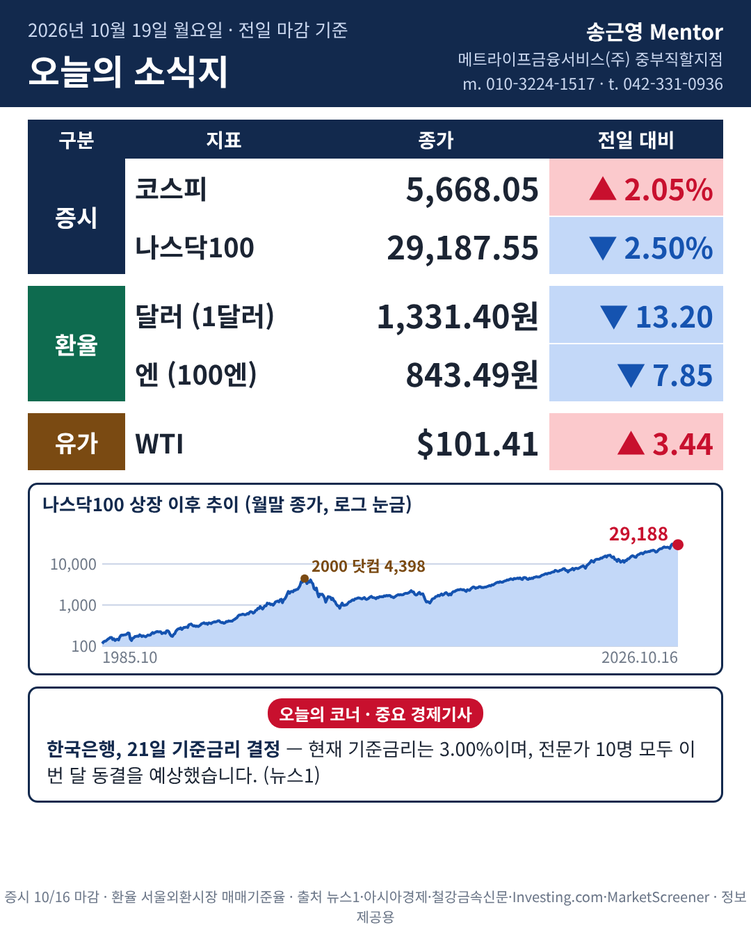
#> input picture test/20261019.png, 751 x 939 px, shrunk from 1080 x 1350 before the run; its folder holds only this picture in this run
$ python -i stock_report.py   (imports and definitions only)
#> lines starting #> are read from the running program, lines starting #| are printed output that depends on the picture
#!/usr/bin/env python3
"""입력 JSON -> 종목 분석 이미지(report.png)와 분석 시트용 CSV(analysis.csv).

사용: python3 -I tools/stock_report.py input.json 출력폴더
입력 JSON:
{"asof":"2026-10-16",
 "stocks":[{"ticker":"TRV","name":"The Travelers Companies","desc":"미국 대형 손해보험사",
            "dates":["YYYY-MM-DD",...],      # 오래된 날짜부터, 25개 이상
            "closes":[...], "vols":[...],    # dates와 같은 길이
            "hi52":398.70,"lo52":262.90,"pe":10.2,"peg":15.73,"mcap_b":79.83}],
 "notes":["해석 문장", ...]}                  # CSV 오른쪽 아래에 적힐 문장(선택)
이미지는 앞의 4종목까지, CSV는 모든 종목을 담는다.
"""
import sys, os, json, csv, io, glob
import matplotlib
# [1 line not run here, left out]
import matplotlib.pyplot as plt
from matplotlib import font_manager as fm
from matplotlib.gridspec import GridSpec

# [13 lines left out: function setup_font, not called in this run]

BG="#0f1720"; CARD="#182433"; TXT="#e2e8f0"; SUB="#9fb3c8"; GOLD="#ffd166"; UP="#2ec4b6"; DN="#ef476f"

# [14 lines left out: functions metrics, label, not called in this run]

def make_png(data, out):
    stocks = data["stocks"][:4]
    k = len(stocks)
    H = 1.6 + k * 9.2
    fig = plt.figure(figsize=(10.8, H), dpi=100, facecolor=BG)
    fig.text(0.055, 1-0.35/H, "S&P500 저평가·거래량급증 종목 — 직전 일주일", fontsize=24, fontweight="bold", color="white", va="top")
    d5 = metrics(stocks[0])["dates5"]
    fig.text(0.055, 1-0.85/H, f"{label(d5[0])} ~ {label(d5[-1])} 5거래일 · 미국장 종가·거래량 · 기준일 {data['asof']}", fontsize=14, color=SUB, va="top")
    gs = GridSpec(3*k, 1, figure=fig, height_ratios=[1.0, 2.3, 1.7]*k, top=1-1.3/H, bottom=0.95/H, hspace=0.42, left=0.09, right=0.95)
    x = list(range(5))
    for i, s in enumerate(stocks):
        m = metrics(s); c = m["c"]
        wk = (c[-1]/c[0]-1)*100
        h = fig.add_subplot(gs[i*3]); h.axis("off")
        h.text(0, 0.78, s["ticker"], fontsize=34, fontweight="bold", color=GOLD, va="center", transform=h.transAxes)
        h.text(0.2, 0.78, s["name"], fontsize=17, color=TXT, va="center", transform=h.transAxes)
        h.text(0, 0.30, s.get("desc", ""), fontsize=14, color=SUB, va="center", transform=h.transAxes)
        h.text(1, 0.78, f"주간 {wk:+.1f}%", fontsize=20, fontweight="bold", color=UP if wk >= 0 else DN, ha="right", va="center", transform=h.transAxes)
        lo, hi = s["lo52"], s["hi52"]; cur = c[-1]; pos = min(max((cur-lo)/(hi-lo), 0), 1)
        bx0, bx1, by = 0.56, 1.0, 0.22
        h.plot([bx0, bx1], [by, by], color="#2d3f55", lw=8, solid_capstyle="round", transform=h.transAxes, clip_on=False)
        h.plot([bx0+(bx1-bx0)*pos], [by], marker="o", ms=13, color=GOLD, transform=h.transAxes, clip_on=False, zorder=5)
        h.text(bx0, by-0.2, f"52주 저 {lo:,.2f}", fontsize=11, color=SUB, ha="left", va="top", transform=h.transAxes)
        h.text(bx1, by-0.2, f"고 {hi:,.2f}", fontsize=11, color=SUB, ha="right", va="top", transform=h.transAxes)
        h.text(bx0, by+0.16, f"52주 범위 내 위치 {pos*100:.0f}% · 고점 대비 {(cur/hi-1)*100:+.1f}%", fontsize=12.5, fontweight="bold", color=TXT, ha="left", va="bottom", transform=h.transAxes)
        a = fig.add_subplot(gs[i*3+1]); a.set_facecolor(CARD)
        a.plot(x, m["m5"], color="#4cc9f0", lw=2.4, label="5일선")
        a.plot(x, m["m20"], color="#ff9f68", lw=2.4, ls="--", label="20일선")
        a.plot(x, c, color=GOLD, lw=3.2, marker="o", ms=9, label="종가", zorder=5)
        allv = c + m["m5"] + m["m20"]; lo2, hi2 = min(allv), max(allv); pad = (hi2-lo2)*0.35 or 1
        a.set_ylim(lo2-pad*1.3, hi2+pad*2.0); a.set_xlim(-0.4, 4.4)
        for xi, (y, g) in enumerate(zip(c, m["chg"])):
            a.annotate(f"{y:,.2f}", (xi, y), textcoords="offset points", xytext=(0, 26), ha="center", color="white", fontsize=14, fontweight="bold")
            a.annotate(f"{g:+.1f}%", (xi, y), textcoords="offset points", xytext=(0, 10), ha="center", color=UP if g >= 0 else DN, fontsize=12, fontweight="bold")
        a.annotate(f"5일 {m['m5'][-1]:,.2f}", (4, m["m5"][-1]), textcoords="offset points", xytext=(-6, -20), ha="right", color="#4cc9f0", fontsize=12, fontweight="bold")
        a.annotate(f"20일 {m['m20'][-1]:,.2f}", (4, m["m20"][-1]), textcoords="offset points", xytext=(-6, -20), ha="right", color="#ff9f68", fontsize=12, fontweight="bold")
        a.set_title("주가 (종가, $) · 등락률 · 5일선·20일선", loc="left", color=SUB, fontsize=14, pad=10)
        a.legend(loc="upper left", facecolor=CARD, edgecolor="none", labelcolor=TXT, fontsize=12)
        a.set_xticks(x); a.set_xticklabels([]); a.tick_params(colors=SUB, labelsize=12, length=0)
        a.grid(axis="y", color="#2d3f55", lw=1)
        for sp in a.spines.values(): sp.set_visible(False)
        b = fig.add_subplot(gs[i*3+2]); b.set_facecolor(CARD)
        b.bar(x, [v/1e6 for v in m["v5"]], color=[GOLD if q == 4 else "#5b7a99" for q in x], width=0.55)
        b.plot(x, [v/1e6 for v in m["avg"]], color="white", lw=2, ls=":", marker="_", ms=26, label="직전 20일 평균", zorder=5)
        for xi, (v, r) in enumerate(zip(m["v5"], m["ratio"])):
            b.annotate(f"{v/1e6:.2f}M", (xi, v/1e6), textcoords="offset points", xytext=(0, 22), ha="center", color="white", fontsize=13, fontweight="bold")
            b.annotate(f"×{r:.1f}", (xi, v/1e6), textcoords="offset points", xytext=(0, 6), ha="center", color=DN if r >= 2 else SUB, fontsize=13, fontweight="bold")
        b.set_ylim(0, max(m["v5"])/1e6*1.4); b.set_xlim(-0.4, 4.4)
        b.set_title("거래량 (백만 주) · 20일 평균 대비 배수 (빨강 = 2배 이상)", loc="left", color=SUB, fontsize=14, pad=10)
        b.legend(loc="upper center", facecolor=CARD, edgecolor="none", labelcolor=TXT, fontsize=11)
        b.set_xticks(x); b.set_xticklabels([label(d) for d in m["dates5"]], color=TXT, fontsize=13)
        b.tick_params(axis="y", colors=SUB, labelsize=12, length=0)
        b.grid(axis="y", color="#2d3f55", lw=1); b.set_axisbelow(True)
        for sp in b.spines.values(): sp.set_visible(False)
    fig.text(0.055, 0.3/H, "※ 자료: 공개 시세(Yahoo Finance·StockAnalysis 등). 20일 평균 = 해당일 직전 20거래일 평균. 정보 제공용이며 투자 권유가 아닙니다.", fontsize=10.5, color="#7d90a6")
    fig.savefig(out, facecolor=BG)

# [54 lines left out: functions col, make_csv, not called in this run]

# [8 lines not run here, left out]

>>> import cv2
>>> picture = cv2.imread('../test/20261019.png', cv2.IMREAD_GRAYSCALE)
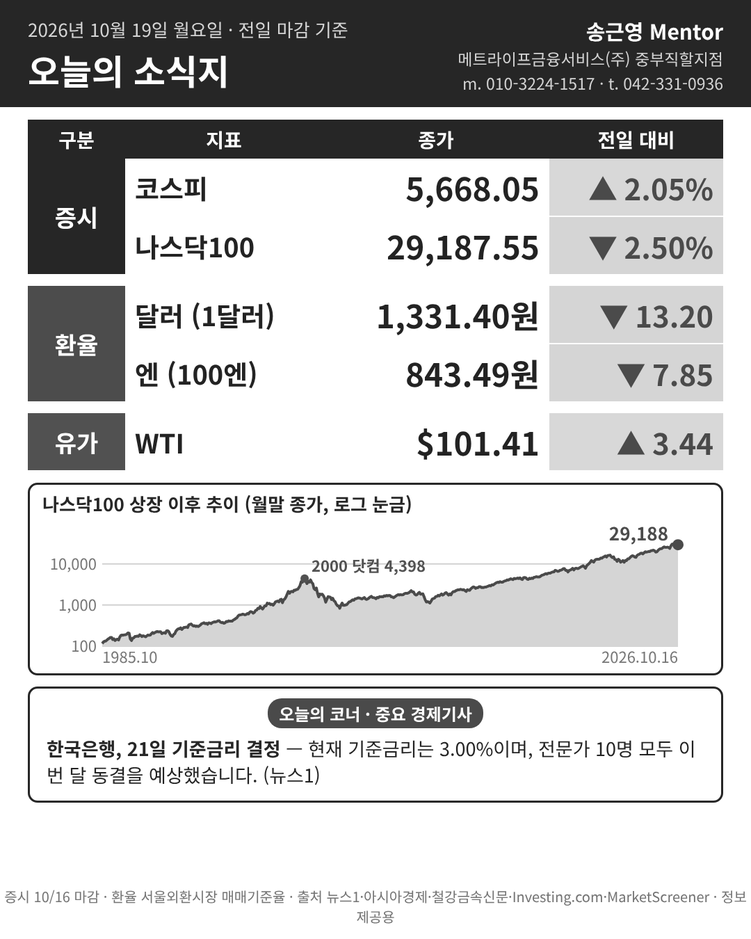
#> picture: shape (939, 751); min 1, max 255, mean 200.2
>>> result = make_png(picture, 'out.png')
#> (the run stopped early here; a loop or call above may not have finished)
